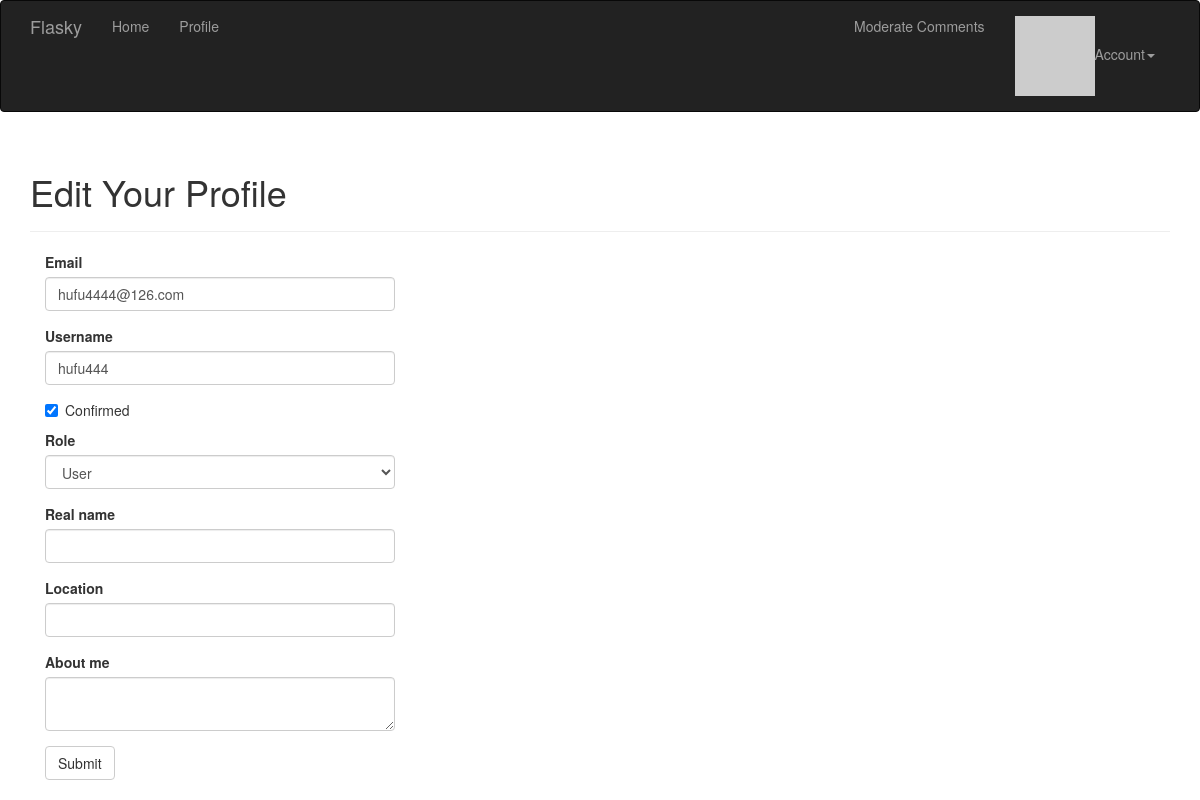
The page /edit-profile/2 (signed in) on the database its author committed.
### app/models.py (models this page shows, shortened)
class User(UserMixin, db.Model):
    __tablename__ = 'users'
    id = db.Column(db.Integer, primary_key=True)
    email = db.Column(db.String(64), unique=True, index=True)
    username = db.Column(db.String(64), unique=True, index=True)
    password_hash = db.Column(db.String(128))
    role_id = db.Column(db.Integer, db.ForeignKey('roles.id'))
    avatar_hash = db.Column(db.String(32))
    confirmed = db.Column(db.Boolean, default=False)
    name = db.Column(db.String(64))
    location = db.Column(db.String(64))
    about_me = db.Column(db.Text())
    member_since = db.Column(db.DateTime(), default=datetime.utcnow)
    last_seen = db.Column(db.DateTime(), default=datetime.utcnow)
    posts = db.relationship('Post', backref='author', lazy='dynamic')
    followed = db.relationship('Follow', foreign_keys=[Follow.follower_id], backref=db.backref('follower', lazy='joined'),
        lazy='dynamic', cascade='all, delete-orphan')
    followers = db.relationship('Follow', foreign_keys=[Follow.followed_id], backref=db.backref('followed', lazy='joined'),
        lazy='dynamic', cascade='all, delete-orphan')
    comments = db.relationship('Comment', backref='author', lazy='dynamic')
    def gravatar(self, size=100, default='identicon', rating='g'):
        url = 'https://secure.gravatar.com/avatar'
        hash = self.avatar_hash or self.gravatar_hash()
        return '{url}/{hash}?s={size}&d={default}&r={rating}'.format(url=url, hash=hash, size=size, default=default, rating=rating)
    def can(self, perm):
        return self.role is not None and self.role.has_permission(perm)
    def ping(self):
        self.last_seen = datetime.utcnow()
        db.session.add(self)
        db.session.commit()
    @property
    def password(self):
        raise AttributeError('password is not a readable attribute')
    @password.setter
    def password(self, password):
        self.password_hash = generate_password_hash(password)
    '''@staticmethod
    def generate_fake(count=100):
        from sqlalchemy.exc import IntegrityError
        from random import seed
        import forgery_py

        seed()
        #r = Role.query.filter_by(name='User').first()
        for i in range(count):
            u = User(email=forgery_py.internet.email_address(),
                username=forgery_py.internet.user_name(True),
                password=forgery_py.lorem_ipsum.word(),
                #role= r,
                confirmed=True,
                name=forgery_py.name.full_name(),
                location=forgery_py.address.city(),
                about_me=forgery_py.lorem_ipsum.sentence(),
                member_since=forgery_py.date.date(True))
            db.session.add(u)
            try:
                db.session.commit()
            except:
                db.session.rollback()'''

### app/main/views.py (the view, shortened to what this page needs)
@main.route('/edit-profile/<int:id>', methods=['GET', 'POST'])
@login_required
@admin_required
def edit_profile_admin(id):
    user = User.query.get_or_404(id)
    form = EditProfileAdminForm(user=user)
    form.email.data = user.email
    form.username.data = user.username
    form.confirmed.data = user.confirmed
    form.role.data = user.role_id
    form.name.data = user.name
    form.location.data = user.location
    form.about_me.data = user.about_me
    return render_template('edit_profile.html', form=form, user=user)

### app/main/forms.py (shortened to what this page needs)
class EditProfileAdminForm(Form):
    email = StringField('Email', validators=[Required(), Length(1, 64), Email()])
    username = StringField('Username', validators=[Required(), Length(1, 64), Regexp('^[A-Za-z0-9_.]*$',
        0, 'Usernames must have only letters, numbers, dots or underscores')])
    confirmed = BooleanField('Confirmed')
    role = SelectField('Role', coerce=int)
    name = StringField('Real name', validators=[Length(0, 64)])
    location = StringField('Location', validators=[Length(0, 64)])
    about_me = TextAreaField('About me')
    submit = SubmitField('Submit')
    def __init__(self, user, *args, **kwargs):
        super(EditProfileAdminForm, self).__init__(*args, **kwargs)
        self.role.choices = [(role.id, role.name) for role in Role.query.order_by(Role.name).all()]
        self.user = user

### app/auth/views.py (called while the page is built)
@auth.before_app_request
def before_request():
    if current_user.is_authenticated:
        current_user.ping()
        if not current_user.confirmed and request.endpoint[:5] != 'auth.':
            return redirect(url_for('auth.unconfirmed'))

### app/decorator.py (called while the page is built)
def permission_required(permission):
    def decorator(f):
        @wraps(f)
        def decorated_function(*args, **kwargs):
            if not current_user.can(permission):
                abort(403)
            return f(*args, **kwargs)
        return decorated_function
    return decorator

### app/main/__init__.py (called while the page is built)
@main.app_context_processor
def inject_permissions():
    return dict(Permission=Permission)  #返回一个字典

### app/main/views.py (called while the page is built)
@main.after_app_request
def after_request(response):
    for query in get_debug_queries():
        if query.duration >= current_app.config['FLASKY_SLOW_DB_QUERY_TIME']:
            current_app.logger.warning(
                'Slow query: %s\nParameters: %s\nDuration: %fs\nContext: %s\n' %
                (query.statement, query.parameters, query.duration, query.context))
    return response

### app/models.py (called while the page is built)
@login_manager.user_loader
def load_user(user_id):
    return User.query.get(int(user_id))

    def has_permission(self, perm):
        return self.permissions & perm == perm

### app/templates/edit_profile.html (shortened to what this page needs)
{% extends "base.html" %}
{% import "bootstrap/wtf.html" as wtf %}
{% block page_content %}
<div class="page-header">
    <h1>Edit Your Profile</h1>
</div>
<div class="col-md-4">
    {{ wtf.quick_form(form) }}
</div>
{% endblock %}

### rows shown on the page
User: email "hufu4444@126.com", username "hufu444", confirmed "☑", role "User"
